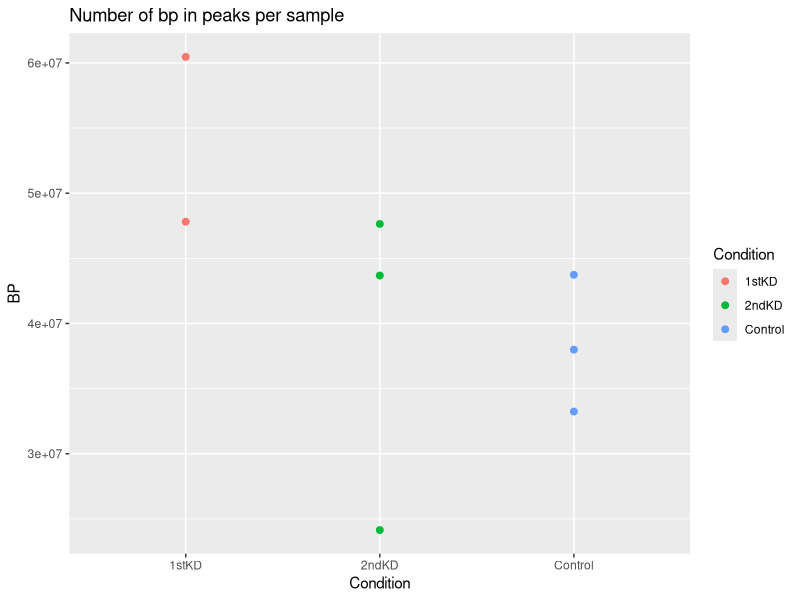
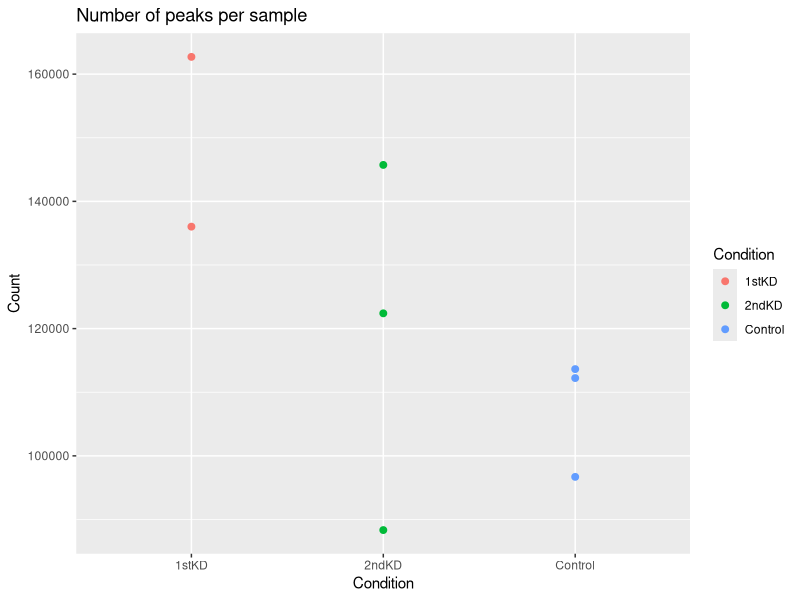

The R script that drew these images, in order:
# ==============================================================================
# Environment
# ==============================================================================
suppressMessages(library("data.table"))
suppressMessages(library("ggplot2"))

# ==============================================================================
# Functions
# ==============================================================================
meandif <- function(x,y) mean(x) - mean(y)
# function for performing permutations
perm2samp <- function(
        x, # vector from group 1
        y, # vector from group 2
        myfun = meandif, # function of group data
        alternative = c("two.sided", "less", "greater") # x ALT y
    ){
    theta.hat = myfun(x,y)
    m = length(x)
    n = length(y)
    N = m + n
    z = c(x,y)
    # matrix of all possible group assignments
    gmat = expand.grid(replicate(N, 1:2, simplify = FALSE))
    # remove first and last rows (all elements belong to a single group)
    gmat = gmat[c(-1, -(2^N)), ]
    nsamp = nrow(gmat)
    theta.mc = apply(
        gmat,
        1,
        function(g,z){
            meandif(z[g == 1], z[g != 1])
        },
        z = z
    )
    if(alternative[1] == "less") {
        perm = sum(theta.mc <= theta.hat) / nsamp
    } else if(alternative[1] == "greater") {
        perm = sum(theta.mc >= theta.hat) / nsamp
    } else {
        perm = sum(abs(theta.mc) >= abs(theta.hat)) / nsamp
    }
    return(list(
        theta.hat = theta.hat,
        theta.mc = theta.mc,
        p = perm
    ))
}

# ==============================================================================
# Data
# ==============================================================================
bp <- fread("num-bp.tsv")
peaks <- fread("num-peaks.tsv")

bp_reps <- bp[Replicate != "idr" & Replicate != "pooled_rep"]
peak_reps <- peaks[Replicate != "idr" & Replicate != "pooled_rep"]

# ==============================================================================
# Analysis
# ==============================================================================
# testing for differences in bp accessibility
bp_ctrl_kd1 <- perm2samp(
    bp_reps[Condition == "Control", BP],
    bp_reps[Condition == "1stKD", BP],
    alternative = "less"
)
bp_ctrl_kd2 <- perm2samp(
    bp_reps[Condition == "Control", BP],
    bp_reps[Condition == "2ndKD", BP],
    alternative = "less"
)
bp_kd1_kd2 <- perm2samp(
    bp_reps[Condition == "1stKD", BP],
    bp_reps[Condition == "2ndKD", BP]
)

# testing for differences in number of peaks
peak_ctrl_kd1 <- perm2samp(
    peak_reps[Condition == "Control", Count],
    peak_reps[Condition == "1stKD", Count],
    alternative = "less"
)
peak_ctrl_kd2 <- perm2samp(
    peak_reps[Condition == "Control", Count],
    peak_reps[Condition == "2ndKD", Count],
    alternative = "less"
)
peak_kd1_kd2 <- perm2samp(
    peak_reps[Condition == "1stKD", Count],
    peak_reps[Condition == "2ndKD", Count]
)


# ==============================================================================
# Plots
# ==============================================================================
gg <- (
    ggplot(bp[Replicate != "idr" & Replicate != "pooled_rep"])
    + geom_point(aes(x = Condition, y = BP, colour = Condition), size = 2)
    + ggtitle("Number of bp in peaks per sample")
)
ggsave(
    "bp.png",
    height = 12,
    width = 20,
    units = "cm"
)

gg <- (
    ggplot(peaks[Replicate != "idr" & Replicate != "pooled_rep"])
    + geom_point(aes(x = Condition, y = Count, colour = Condition), size = 2)
    + ggtitle("Number of peaks per sample")
)
ggsave(
    "peaks.png",
    height = 12,
    width = 20,
    units = "cm"
)